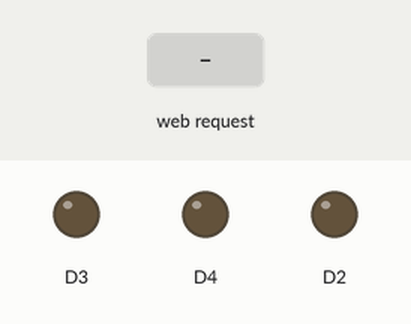
Recording of a program running on a simulated ESP8266 (NodeMCU). Parts: output pins drawn as LEDs (lit = HIGH). Inputs (shaded band) come from the test bench. WiFi joins after 1.5 s; servers stay silent unless stated; what the program prints to the serial monitor is not drawn.

Above: at 2.7 s.
2.8 s: HTTP request GET /LED1ON received
At 3.6 s:
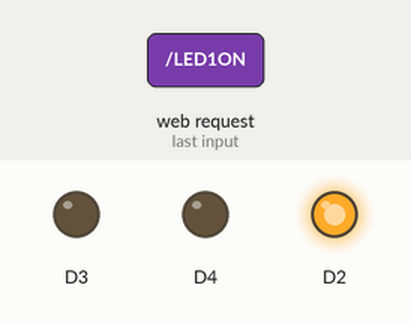
4.3 s: HTTP request GET /LED2ON received
At 4.8 s:
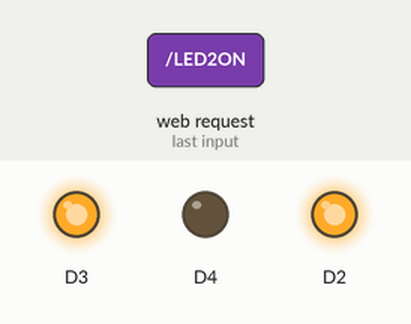
5.8 s: HTTP request GET /LED1OFF received
At 7.0 s:
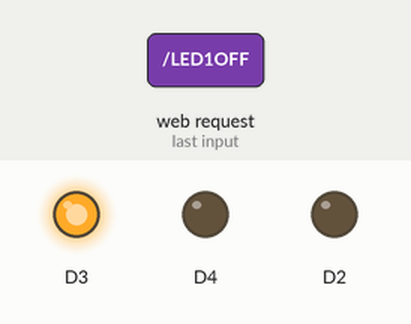
7.3 s: HTTP request GET /LED3ON received
At 8.3 s:
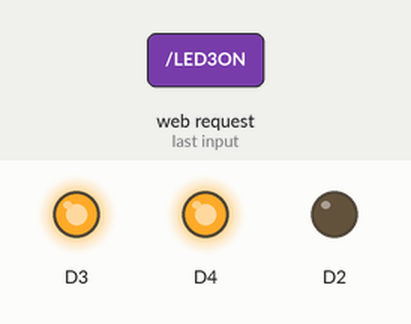
8.8 s: HTTP request GET /LED2OFF received
At 9.4 s:
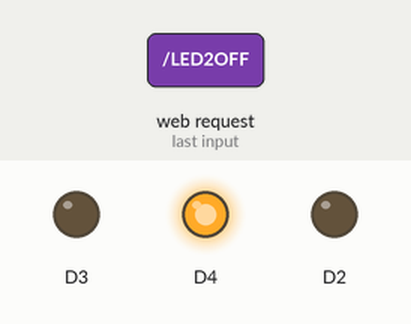
10.3 s: HTTP request GET /LED3OFF received
At 11.7 s:
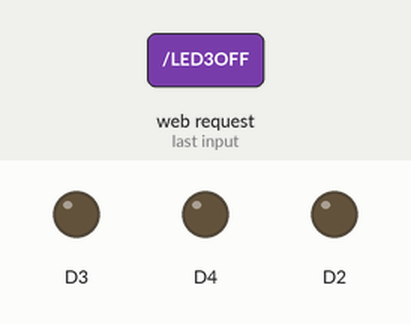
Timing chart, 0 to 12.8 s (numbered marks = the images above; inputs shaded):
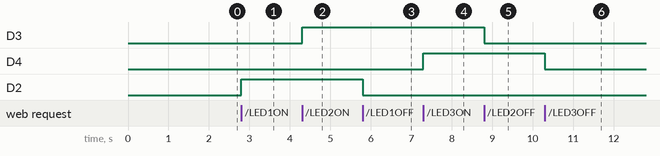

Measured:
- after the input at 2.8 s, D2: LOW → HIGH at once
- after the input at 4.3 s, D3: LOW → HIGH at once
- after the input at 5.8 s, D2: HIGH → LOW at once
- after the input at 7.3 s, D4: LOW → HIGH at once
- after the input at 8.8 s, D3: HIGH → LOW at once
- after the input at 10.3 s, D4: HIGH → LOW at once

The program:

main.cpp
```cpp
#include <Arduino.h>
#include <ESP8266WiFi.h>
#include <WiFiClient.h>
#include <ESP8266WebServer.h>

const char* ssid = "Error"; // Nama SSID WiFi atau nama wi-fi
const char* password = "123123123"; // Password WiFi atau password wi-fi

ESP8266WebServer server(80); // Membuat objek server pada port 80
String webpage;

void setup(){
  Serial.begin(9600);
  delay(10);

  pinMode(D2, OUTPUT);
  pinMode(D3, OUTPUT);
  pinMode(D4, OUTPUT);

  // Connect to Wifi
  Serial.print("Connecting to ");
  Serial.println(ssid);

  WiFi.mode(WIFI_AP);
  WiFi.begin(ssid, password);

  // Cek koneksi
  Serial.print("Connecting to WiFi");
  while (WiFi.status() != WL_CONNECTED) {
    delay(500);
    Serial.print(".");
  }
  Serial.println(" IP address: ");
  Serial.println(WiFi.softAPIP());
  Serial.println("Connected to WiFi");

  // Membuat halaman web
  webpage += "<html><body>";
  webpage += "<h1>ESP8266 Web Control</h1>";
  webpage += "<h2>Muhammad Ifan (H1D022012)</h2>";
  webpage += "<p>LED 1</p>";
  webpage += "<p><a href= \"LED1ON\"\"><button>LED ON</button></a><a href= \"LED1OFF\"\"><button>LED OFF</button></a></p><br>";
  webpage += "<p>LED 2</p>";
  webpage += "<p><a href= \"LED2ON\"\"><button>LED ON</button></a><a href= \"LED2OFF\"\"><button>LED OFF</button></a></p><br>";
  webpage += "<p>LED 3</p>";
  webpage += "<p><a href= \"LED3ON\"\"><button>LED ON</button></a><a href= \"LED3OFF\"\"><button>LED OFF</button></a></p><br>";

  // Membuat tampilan halaman web d

  server.on("/", []() {
    server.send(200, "text/html", webpage);
  });

  // Menangani permintaan untuk LED 1
  server.on("/LED1ON", []() {
    server.send(200, "text/html", webpage);
    digitalWrite(D2, HIGH);
    Serial.println("LED 1 ON");
    delay(1000);
  });

  server.on("/LED1OFF", []() {
    server.send(200, "text/html", webpage);
    digitalWrite(D2, LOW);
    Serial.println("LED 1 OFF");
    delay(1000);
  });

  // Menangani permintaan untuk LED 2

  server.on("/LED2ON", []() {
    server.send(200, "text/html", webpage);
    digitalWrite(D3, HIGH);
    Serial.println("LED 2 ON");
    delay(1000);
  });

  server.on("/LED2OFF", []() {
    server.send(200, "text/html", webpage);
    digitalWrite(D3, LOW);
    Serial.println("LED 2 OFF");
    delay(1000);
  });

  // Menangani permintaan untuk LED 3

  server.on("/LED3ON", []() {
    server.send(200, "text/html", webpage);
    digitalWrite(D4, HIGH);
    Serial.println("LED 3 ON");
    delay(1000);
  });

  server.on("/LED3OFF", []() {
    server.send(200, "text/html", webpage);
    digitalWrite(D4, LOW);
    Serial.println("LED 3 OFF");
    delay(1000);
  });

  server.begin();
  Serial.println("Web server started");
}


void loop(){
  server.handleClient();
}
```
